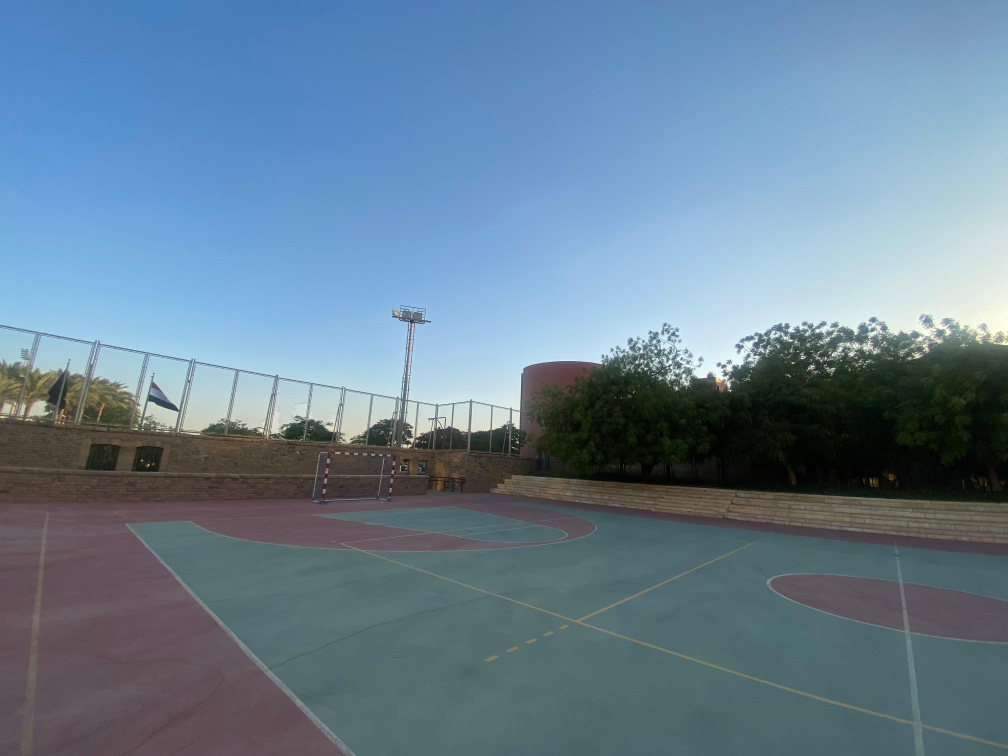
#> input picture data/left_12.jpeg, 4032 x 3024 px (shown at 1/4 size)
$ jupyter execute --allow-errors test_sphere.ipynb
#> lines starting #> are read from the running program, lines starting #| are printed output that depends on the picture
[cell 1]
import cv2
import numpy as np

from matplotlib import pyplot as plt

[cell 2]
def to_spherical(img, K):
    h, w = img.shape[:2]
    fx, fy, cx, cy = K[0, 0], K[1, 1], K[0, 2], K[1, 2]

    # Generate coordinate grid
    x, y = np.meshgrid(np.arange(w), np.arange(h))

    # Convert to normalized device coordinates
    x_n = (x - cx) / fx
    y_n = (y - cy) / fy

    # Spherical coordinates
    theta = np.arctan2(x_n, 1)
    phi = np.arctan(y_n / np.sqrt(x_n**2 + 1))

    # Map back to pixel coordinates
    x_s = (theta + np.pi/2) / np.pi * w
    y_s = (phi + np.pi/4) / (np.pi/2) * h

    # Remap image
    map_x = x_s.astype(np.float32)
    map_y = y_s.astype(np.float32)
    return cv2.remap(img, map_x, map_y, interpolation=cv2.INTER_LINEAR)

def stitch_images(img1, img2):
    # Feature detection
    sift = cv2.SIFT_create()
    k1, d1 = sift.detectAndCompute(img1, None)
    k2, d2 = sift.detectAndCompute(img2, None)

    # Match features with Lowe's ratio test
    bf = cv2.BFMatcher()
    matches = bf.knnMatch(d1, d2, k=2)
    good = [m[0] for m in matches if len(m) == 2 and m[0].distance < 0.75 * m[1].distance]

    # Extract matched keypoints
    src_pts = np.float32([k1[m.queryIdx].pt for m in good]).reshape(-1, 1, 2)
    dst_pts = np.float32([k2[m.trainIdx].pt for m in good]).reshape(-1, 1, 2)

    # Estimate homography
    H, _ = cv2.findHomography(dst_pts, src_pts, cv2.RANSAC)

    # Warp and stitch
    result = cv2.warpPerspective(img2, H, (img1.shape[1] + img2.shape[1], img1.shape[0]))
    result[0:img1.shape[0], 0:img1.shape[1]] = img1
    return result

[cell 3]
# Load images
img1 = plt.imread('data/left_12.jpeg')
#> img1 is the input picture: shape (3024, 4032, 3); mean R, G, B 103.1, 127.7, 146.8
img2 = plt.imread('data/right_12.jpeg')
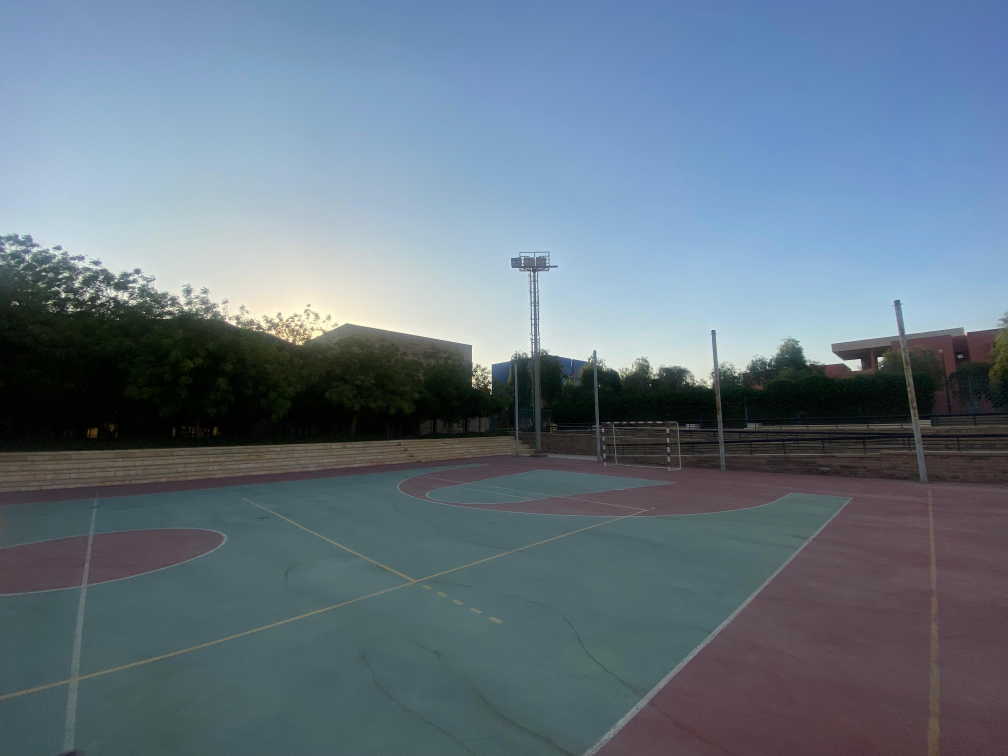
#> input picture data/right_12.jpeg, 4032 x 3024 px (shown at 1/4 size)
#> img2 is the input picture: shape (3024, 4032, 3); mean R, G, B 100.2, 116.8, 130.4

# Define intrinsics (adjust to your camera)
fx = 504.02353288
fy = 426.06999938
cx = 505.68393343
cy = 240.31930792
K = np.array([
    [fx, 0, cx],
    [0, fy, cy],
    [0, 0, 1]
])

# Convert to spherical space
sph1 = to_spherical(img1, K)
#> in to_spherical, `theta = np.arctan2(x_n, 1)`:
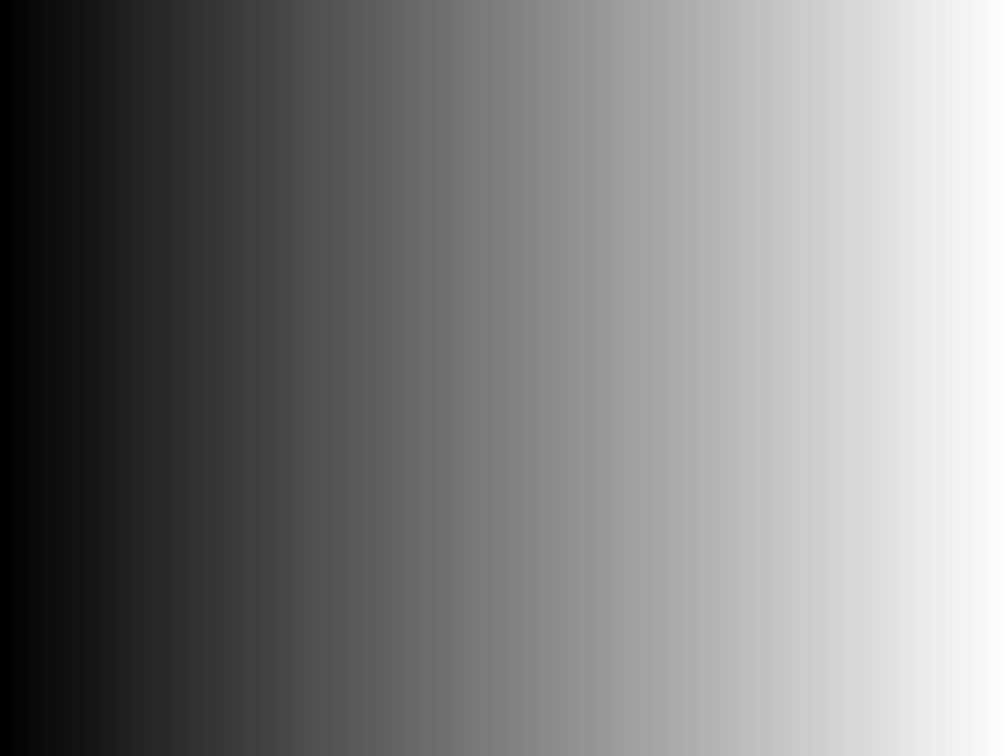
#> x_n: shape (3024, 4032) float64 (shown at 1/4 size); min -1, max 6.99, mean 3; drawn with min black and max white
#> in to_spherical, `return cv2.remap(img, map_x, map_y, interpolation=cv2.INTER_LINEAR)`:
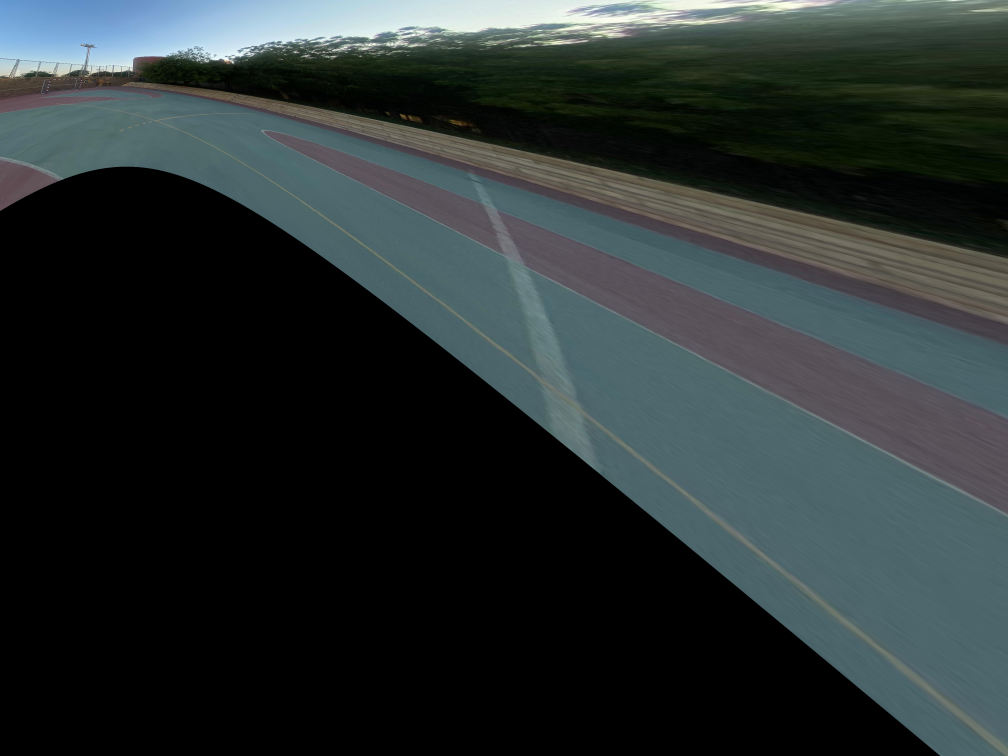
#> returned value: shape (3024, 4032, 3) (shown at 1/4 size); mean of channels 0, 1, 2 41.2, 49.1, 49.3; drawn as R, G, B
sph2 = to_spherical(img2, K)
#> in to_spherical (call 2), `return cv2.remap(img, map_x, map_y, interpolation=cv2.INTER_LINEAR)`:
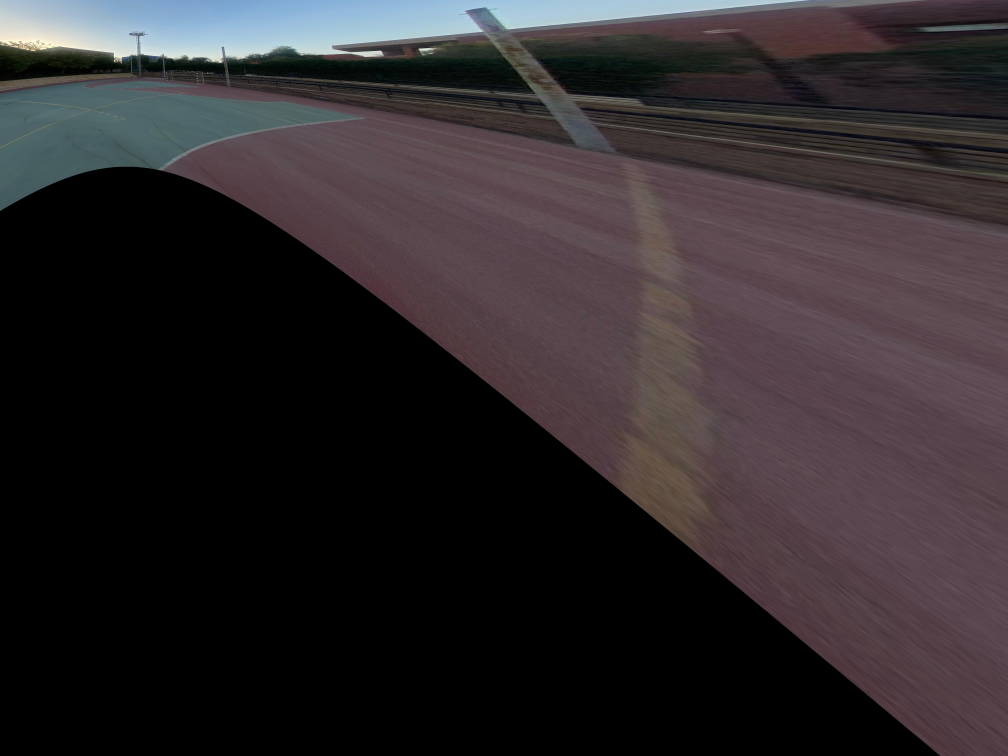
#> returned value: shape (3024, 4032, 3) (shown at 1/4 size); mean of channels 0, 1, 2 46.3, 40.8, 43.5; drawn as R, G, B

# Stitch
#> (the rest of this cell did not finish here and is left out)

[cell 4]
import cv2
import numpy as np
import math

# --- Helper Functions ---
def to_spherical(x_pano, y_pano, pano_width, pano_height):
    """Converts panorama pixel coords to spherical angles (theta, phi)."""
    theta = (x_pano / pano_width - 0.5) * 2 * np.pi
    phi = -(y_pano / pano_height - 0.5) * np.pi # Y positive down in image, phi positive up
    return theta, phi

def to_cartesian_3d(theta, phi):
    """Converts spherical angles to 3D unit vector (Z forward, Y down, X right)."""
    x = np.cos(phi) * np.sin(theta)
    y = np.sin(phi)
    z = np.cos(phi) * np.cos(theta)
    return np.array([x, y, z])

def project_to_image_plane(p_cam, K):
    """Projects 3D camera point to 2D image pixel (u,v)."""
    fx, fy = K[0,0], K[1,1]
    cx, cy = K[0,2], K[1,2]
    Xc, Yc, Zc = p_cam[0], p_cam[1], p_cam[2]

    if Zc <= 1e-6: # Point is behind or too close to camera plane
        return None, None

    u = fx * (Xc / Zc) + cx
    v = fy * (Yc / Zc) + cy
    return u, v

# --- Main Workflow ---
images = [plt.imread('data/left_12.jpeg'), plt.imread('data/right_12.jpeg')] # List of loaded cv2 images
# intrinsics = [...] # List of K matrices for each image

# 1. Feature Detection, Matching, Homography, Rotation Estimation
#    (Assume you get a list of rotations R_list relative to a reference image, e.g., images[0])
#    R_list[0] would be np.eye(3)
#    R_list[i] is the rotation that transforms points from image_i's frame to image_0's frame

# --- Example for SIFT/ORB and Homography to Rotation ---
# (Simplified: assumes same K for all images, pair-wise matching)
fx = 504.02353288
fy = 426.06999938
cx = 505.68393343
cy = 240.31930792
K = np.array([
    [fx, 0, cx],
    [0, fy, cy],
    [0, 0, 1]
])

K_inv = np.linalg.inv(K)
rotations_to_ref = [np.eye(3)] * len(images) # R_i_to_ref
#> rotations_to_ref = [[[1, 0, 0], [0, 1, 0], [0, 0, 1]], [[1, 0, 0], [0, 1, 0], [0, 0, 1]]]

sift = cv2.SIFT_create()
# Assume images[0] is the reference
#> (the rest of this cell did not finish here and is left out)
